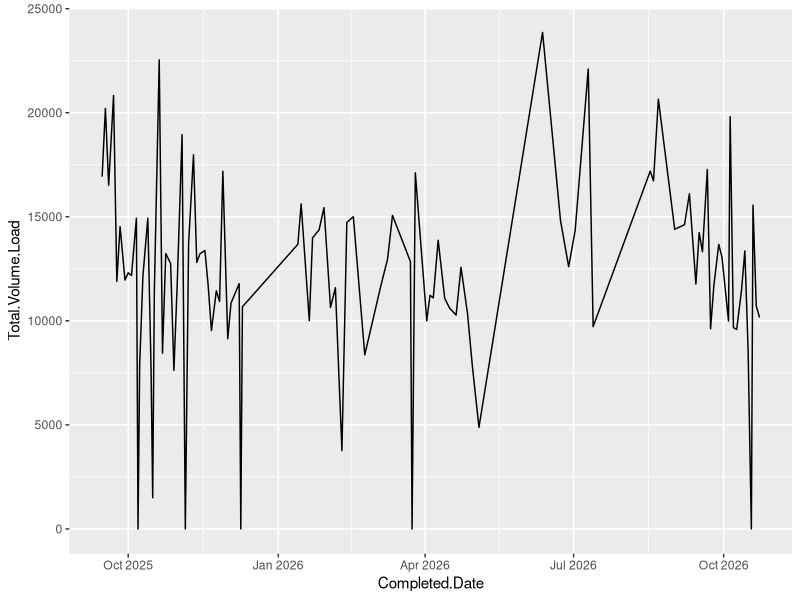
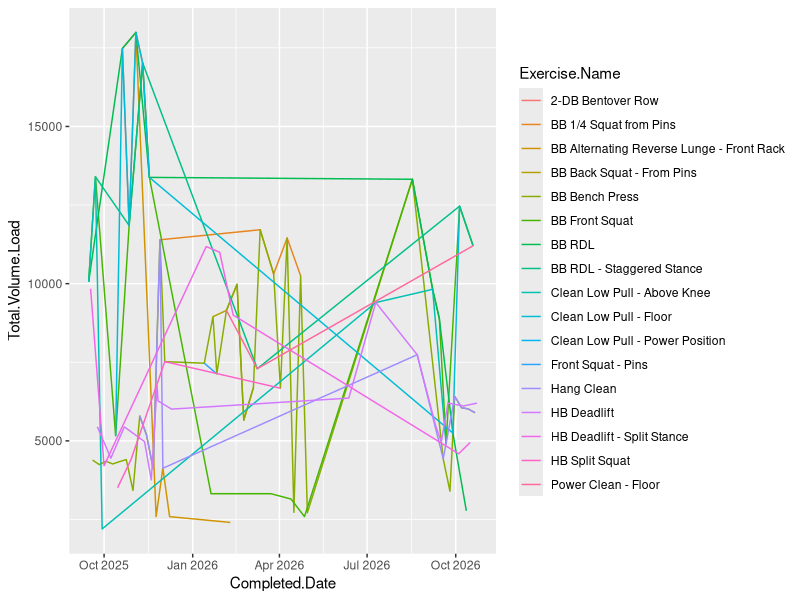
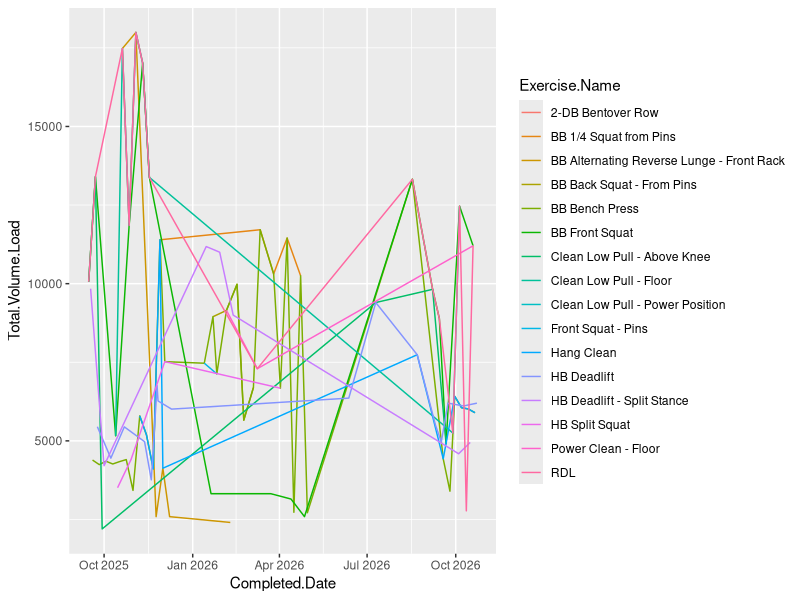
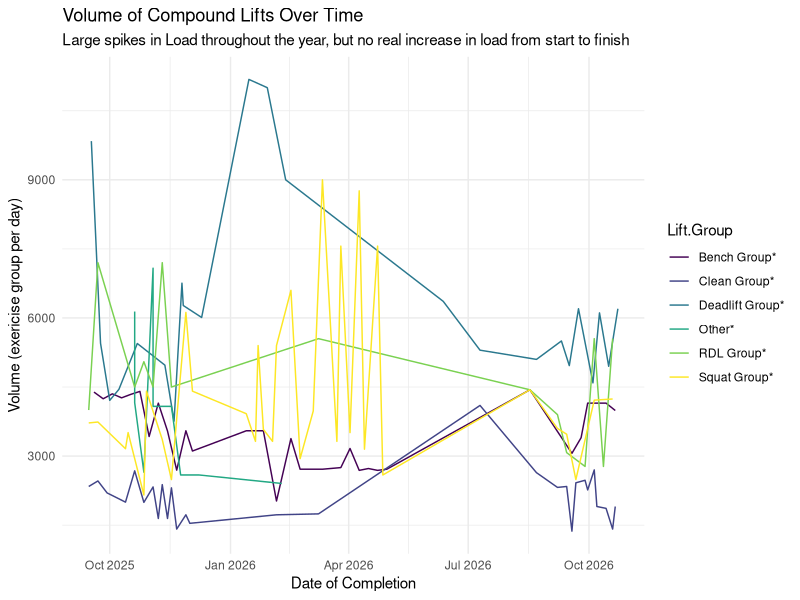
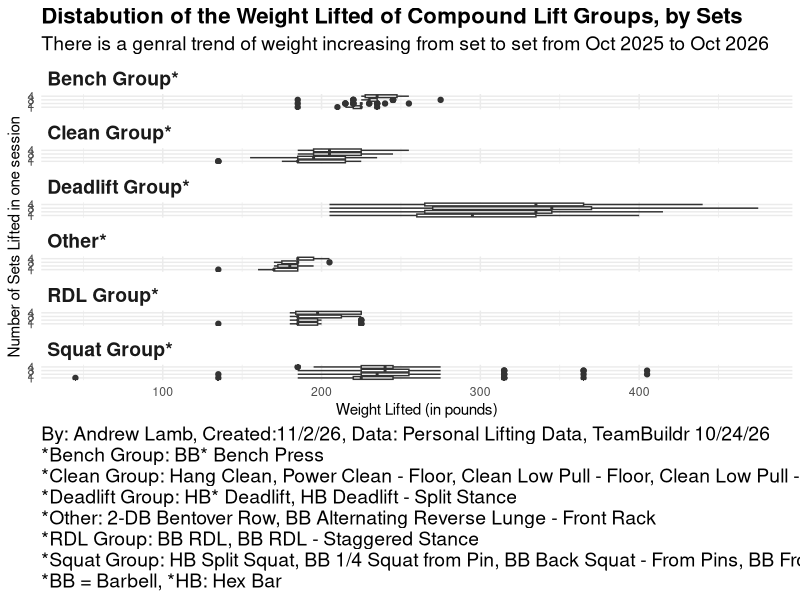
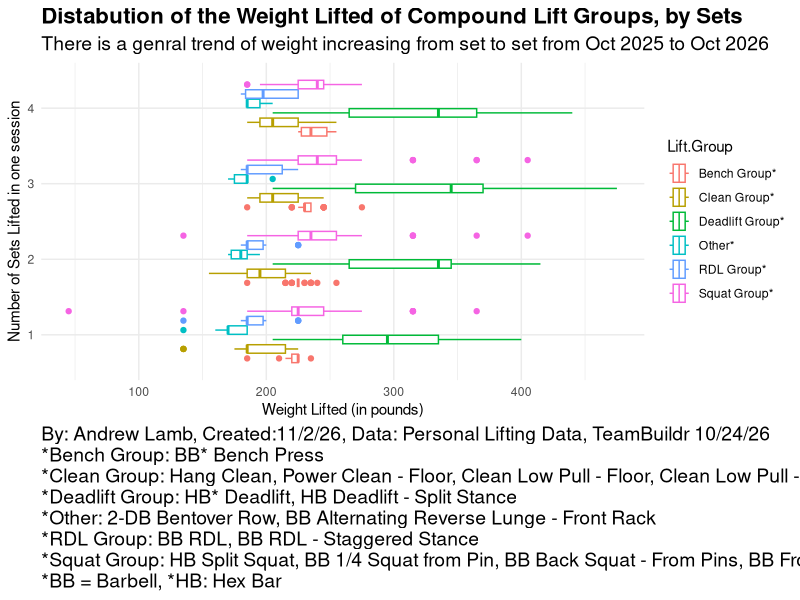
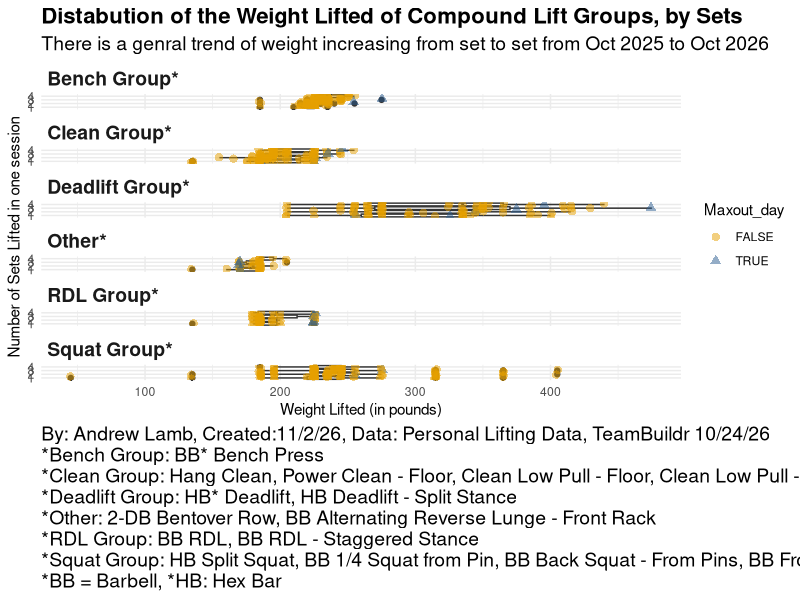
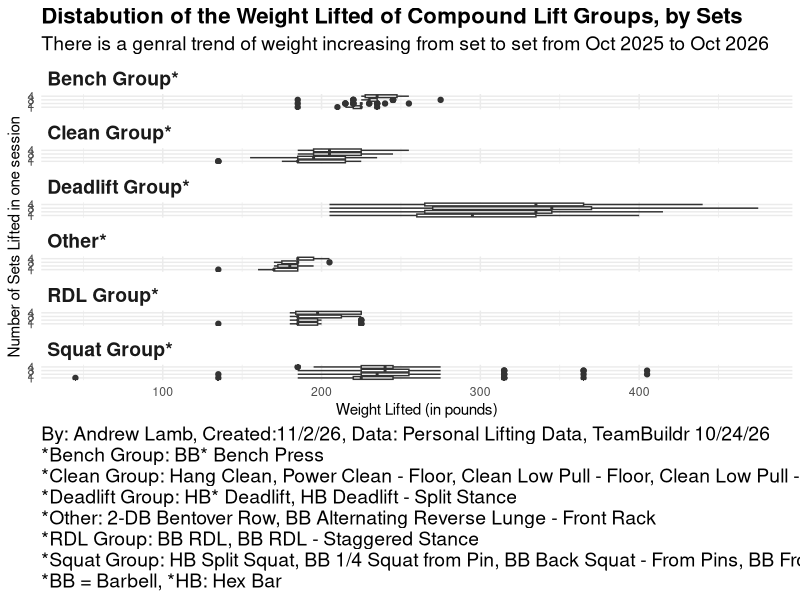

Here is the R script that generated these plots, in order:
## ---- chunk 1
library(tidyverse)
## ---- chunk 2
lifts <- read.csv("../data/raw/Teambuildr Raw Data Report Andrew Lamb.csv")

head(lifts)

dim(lifts)
## ---- chunk 3
lifts <- lifts |> 
  group_by(Exercise.Name) |> 
  mutate(Times.lifted = n()) |> 
  arrange(desc(Times.lifted))

lifts
## ---- chunk 4
lifts |> 
  group_by(Completed.Date) |> 
  mutate(Total.Volume.Load = sum(Volume.Load, na.rm = T)) |> 
  mutate(Completed.Date = mdy(Completed.Date)) |> 
  ggplot(aes(x=Completed.Date, y=Total.Volume.Load))+
  geom_line()
## ---- chunk 5
compound_lifts <-lifts |> 
  filter(Highest.Max > 200) |> 
  group_by(Completed.Date) |> 
  mutate(Total.Volume.Load = sum(Volume.Load, na.rm = T)) |> 
  mutate(Completed.Date = mdy(Completed.Date))

compound_lifts |> 
  ggplot(aes(x=Completed.Date, y=Total.Volume.Load, colour = Exercise.Name))+
  geom_line()


compound_lifts |> 
  mutate(Exercise.Name = ifelse(grepl("RDL", Exercise.Name), "RDL", Exercise.Name)) |> 
  ggplot(aes(x=Completed.Date, y=Total.Volume.Load, colour = Exercise.Name))+
  geom_line()


compound_lifts <- compound_lifts |> 
 mutate(Lift.Group = case_when(
    str_detect(Exercise.Name, regex("RDL", ignore_case = TRUE))   ~ "RDL Group*",
    str_detect(Exercise.Name, regex("Squat", ignore_case = TRUE)) ~ "Squat Group*",
    str_detect(Exercise.Name, regex("Bench", ignore_case = TRUE)) ~ "Bench Group*",
    str_detect(Exercise.Name, regex("Clean", ignore_case = TRUE)) ~ "Clean Group*",
    str_detect(Exercise.Name, regex("Deadlift", ignore_case = TRUE)) ~ "Deadlift Group*",
    TRUE ~ "Other*" # Default category if no pattern matches
  ))




compound_lifts |> 
  group_by(Lift.Group) |> 
  ggplot(aes(x=Completed.Date, y=Volume.Load, colour = Lift.Group))+
  geom_line()+ 
  scale_color_viridis_d()+
  theme_minimal()+
  labs(title = "Volume of Compound Lifts Over Time", subtitle = "Large spikes in Load throughout the year, but no real increase in load from start to finish", x = "Date of Completion", y = "Volume (exericise group per day)")
## ---- chunk 6
compound_lifts |> 
  pivot_longer(cols = starts_with("Result."), names_to = "Set", values_to = "Weight", names_prefix = "Result.") |> 
  filter(Set <= 4, Set !=10) |> 
  ggplot(aes(x=Weight, y = Set))+
  geom_boxplot() +
  facet_wrap(~Lift.Group, ncol = 1, scale = "free_y")+
  theme_minimal()+
  theme(strip.text = element_text(hjust = 0, face = "bold", size = 14), plot.title = element_text(hjust = 0, face = "bold", size = 16), plot.caption = element_text(hjust = 0, size = 14), plot.subtitle = element_text(size = 14))+
  labs(title = "Distabution of the Weight Lifted of Compound Lift Groups, by Sets", subtitle = "There is a genral trend of weight increasing from set to set from Oct 2025 to Oct 2026", x = "Weight Lifted (in pounds)", y = "Number of Sets Lifted in one session", caption = "By: Andrew Lamb, Created:11/2/26, Data: Personal Lifting Data, TeamBuildr 10/24/26
*Bench Group: BB* Bench Press
*Clean Group: Hang Clean, Power Clean - Floor, Clean Low Pull - Floor, Clean Low Pull - Power Position, Clean Low Pull - Above Knee
*Deadlift Group: HB* Deadlift, HB Deadlift - Split Stance
*Other: 2-DB Bentover Row, BB Alternating Reverse Lunge - Front Rack
*RDL Group: BB RDL, BB RDL - Staggered Stance
*Squat Group: HB Split Squat, BB 1/4 Squat from Pin, BB Back Squat - From Pins, BB Front Squat, Front Squat - Pins
*BB = Barbell, *HB: Hex Bar")

ggsave("pvj_1.png")
## ---- chunk 7
# Attempt 2 

compound_lifts |> 
  pivot_longer(cols = starts_with("Result."), names_to = "Set", values_to = "Weight", names_prefix = "Result.") |> 
  filter(Set <= 4, Set !=10) |> 
  ggplot(aes(x=Weight, y = Set, color = Lift.Group))+
  geom_boxplot() +
  theme_minimal()+
  theme(strip.text = element_text(hjust = 0, face = "bold", size = 14), plot.title = element_text(hjust = 0, face = "bold", size = 16), plot.caption = element_text(hjust = 0, size = 14), plot.subtitle = element_text(size = 14))+
  labs(title = "Distabution of the Weight Lifted of Compound Lift Groups, by Sets", subtitle = "There is a genral trend of weight increasing from set to set from Oct 2025 to Oct 2026", x = "Weight Lifted (in pounds)", y = "Number of Sets Lifted in one session", caption = "By: Andrew Lamb, Created:11/2/26, Data: Personal Lifting Data, TeamBuildr 10/24/26
*Bench Group: BB* Bench Press
*Clean Group: Hang Clean, Power Clean - Floor, Clean Low Pull - Floor, Clean Low Pull - Power Position, Clean Low Pull - Above Knee
*Deadlift Group: HB* Deadlift, HB Deadlift - Split Stance
*Other: 2-DB Bentover Row, BB Alternating Reverse Lunge - Front Rack
*RDL Group: BB RDL, BB RDL - Staggered Stance
*Squat Group: HB Split Squat, BB 1/4 Squat from Pin, BB Back Squat - From Pins, BB Front Squat, Front Squat - Pins
*BB = Barbell, *HB: Hex Bar")

ggsave("pvj_2.png")
## ---- chunk 8
compound_lifts |> 
  pivot_longer(cols = starts_with("Result."), names_to = "Set", values_to = "Weight", names_prefix = "Result.") |> 
  group_by(Exercise.Name) |> 
  summarise(max(Weight, na.rm =T))

Maxout_day <- c("2026-09-16", "2025-11-21", "2025-11-19", "2025-11-17")
my_palette <- c("#e69f00", "#2b5c8f")

compound_lifts |> 
  pivot_longer(cols = starts_with("Result."), names_to = "Set", values_to = "Weight", names_prefix = "Result.") |> 
  filter(Set <= 4, Set !=10) |> 
  mutate(Maxout_day = Completed.Date%in%Maxout_day) |> 
  ggplot(aes(x=Weight, y = Set))+
  geom_boxplot() +
  geom_jitter(aes(shape = Maxout_day, colour = Maxout_day), size = 2.5, alpha = 0.5)+
  facet_wrap(~Lift.Group, ncol = 1, scale = "free_y")+
  scale_color_manual(values = my_palette)+
  theme_minimal()+
  theme(strip.text = element_text(hjust = 0, face = "bold", size = 14), plot.title = element_text(hjust = 0, face = "bold", size = 16), plot.caption = element_text(hjust = 0, size = 14), plot.subtitle = element_text(size = 14))+
  labs(title = "Distabution of the Weight Lifted of Compound Lift Groups, by Sets", subtitle = "There is a genral trend of weight increasing from set to set from Oct 2025 to Oct 2026", x = "Weight Lifted (in pounds)", y = "Number of Sets Lifted in one session", caption = "By: Andrew Lamb, Created:11/2/26, Data: Personal Lifting Data, TeamBuildr 10/24/26
*Bench Group: BB* Bench Press
*Clean Group: Hang Clean, Power Clean - Floor, Clean Low Pull - Floor, Clean Low Pull - Power Position, Clean Low Pull - Above Knee
*Deadlift Group: HB* Deadlift, HB Deadlift - Split Stance
*Other: 2-DB Bentover Row, BB Alternating Reverse Lunge - Front Rack
*RDL Group: BB RDL, BB RDL - Staggered Stance
*Squat Group: HB Split Squat, BB 1/4 Squat from Pin, BB Back Squat - From Pins, BB Front Squat, Front Squat - Pins
*BB = Barbell, *HB: Hex Bar")

#ggsave("final-pvj.png")
